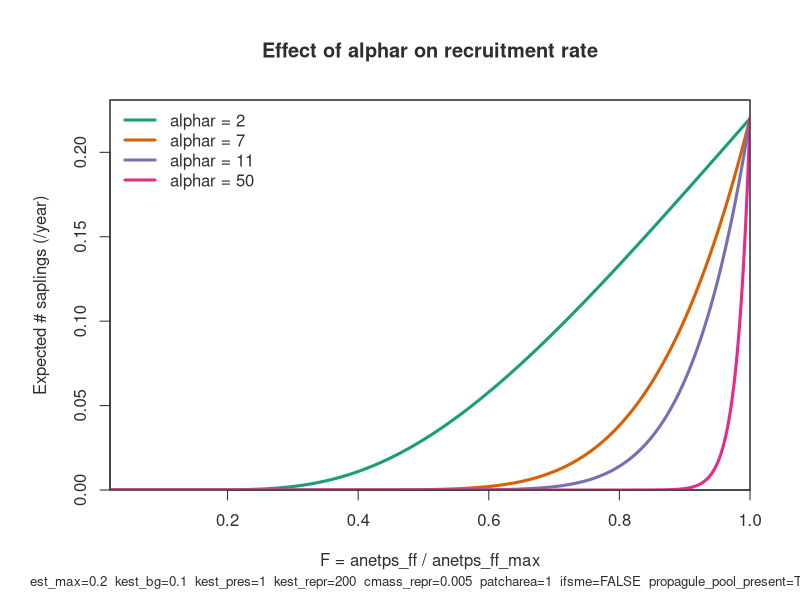
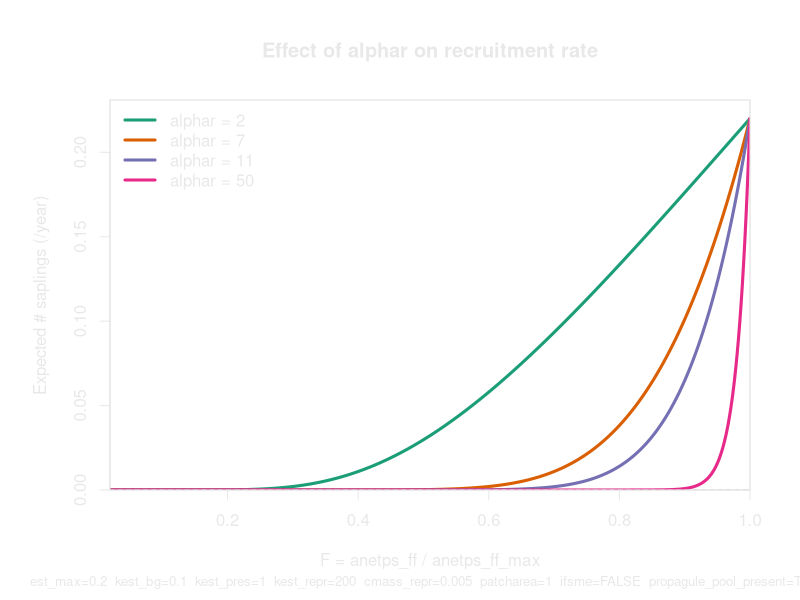

Write the R code that produced these figures, in order.
#!/usr/bin/env Rscript

# Plot expected saplings vs F = anetps_ff / anetps_ff_max for multiple alphar
# values. Base-R only; no package dependencies.
#
# This script defaults to "no SME, propagule pool present", which isolates
# alphar effects while staying close to common parameter values in pft_dave.ins.

# ----------------------------
# User-tunable settings
# ----------------------------

# Alphar values to compare (values seen in benchmarks/ozflux/pft_dave.ins).
alphar_values <- c(2, 7, 11, 50)

# Other recruitment parameters (representative values from pft_dave.ins groups).
est_max <- 0.2
kest_repr <- 200
kest_pres <- 1.0
kest_bg <- 0.1

# Set cmass_repr so kest_repr * cmass_repr ~ 1 (as intended by model comments).
cmass_repr <- 0.005

# Patch area in m2.
patcharea <- 1.0

# Choose recruitment branch.
ifsme <- FALSE
propagule_pool_present <- TRUE

# Optional woody-PFT normalization from establishment_guess:
# est *= (3 / nwoodypfts_estab)
apply_woody_normalization <- FALSE
nwoodypfts_estab <- 3

# F range: avoid F=0 exactly (division by zero in mu).
f_min <- 0.02
f_max <- 1.0
n_points <- 500

# anetps_ff_max context (for optional top axis label conversion).
anetps_ff_max <- 4.0  # kgC m^-2 yr^-1 (typical upper range context)

# Output.
out_dir <- "docs/science/img/establishment"
out_file_light <- file.path(out_dir, "saplings_vs_F_alphar-light.svg")
out_file_dark <- file.path(out_dir, "saplings_vs_F_alphar-dark.svg")

# Transparent background and theme-specific ink colors.
bg_col <- "transparent"

# ----------------------------
# Functions
# ----------------------------

mu_fun <- function(f, alphar) {
    exp(alphar * (1 - 1 / f))
}

expected_saplings <- function(f, alphar) {
    c_val <- mu_fun(f, alphar) * est_max * patcharea

    if (ifsme) {
        est <- c_val * (kest_repr * cmass_repr + kest_bg)
    } else if (propagule_pool_present) {
        est <- c_val * (kest_pres + kest_bg)
    } else {
        est <- c_val * kest_bg
    }

    if (apply_woody_normalization) {
        est <- est * (3 / nwoodypfts_estab)
    }

    est
}

# ----------------------------
# Compute curves
# ----------------------------

f_vals <- seq(f_min, f_max, length.out = n_points)
est_curves <- sapply(alphar_values, function(a) expected_saplings(f_vals, a))

# Ensure matrix shape even for one alphar value.
if (is.null(dim(est_curves))) {
    est_curves <- matrix(est_curves, ncol = 1)
}

line_cols <- c("#1b9e77", "#d95f02", "#7570b3", "#e7298a", "#66a61e", "#e6ab02")
line_cols <- rep(line_cols, length.out = length(alphar_values))

# ----------------------------
# Plot
# ----------------------------

if (!dir.exists(out_dir)) {
    dir.create(out_dir, recursive = TRUE, showWarnings = FALSE)
}

plot_variant <- function(out_file, ink_col, grid_col) {
    svg(out_file, width = 10, height = 6, bg = bg_col)
    par(mar = c(5.5, 5.5, 5.0, 2.5),
        xaxs = "i",
        yaxs = "i",
        bg = bg_col,
        fg = ink_col,
        col.axis = ink_col,
        col.lab = ink_col,
        col.main = ink_col)

    ylim_max <- max(est_curves, na.rm = TRUE) * 1.05
    plot(f_vals,
         est_curves[, 1],
         type = "l",
         lwd = 3,
         col = line_cols[1],
         xlab = "F = anetps_ff / anetps_ff_max",
         ylab = "Expected # saplings (/year)",
         main = "Effect of alphar on recruitment rate",
         ylim = c(0, ylim_max))

    if (ncol(est_curves) > 1) {
        for (i in 2:ncol(est_curves)) {
            lines(f_vals, est_curves[, i], lwd = 3, col = line_cols[i])
        }
    }

    abline(h = 0, col = grid_col, lty = 2)
    box(col = ink_col)

    legend("topleft",
           legend = paste0("alphar = ", alphar_values),
           col = line_cols[seq_along(alphar_values)],
           lwd = 3,
           bty = "n",
           cex = 1.0,
           text.col = ink_col)

    caption <- paste(sprintf("est_max=%.3g", est_max),
                     sprintf("kest_bg=%.3g", kest_bg),
                     sprintf("kest_pres=%.3g", kest_pres),
                     sprintf("kest_repr=%.3g", kest_repr),
                     sprintf("cmass_repr=%.3g", cmass_repr),
                     sprintf("patcharea=%.3g", patcharea),
                     sprintf("ifsme=%s", ifsme),
                     sprintf("propagule_pool_present=%s",
                             propagule_pool_present),
                     sep = "  ")
    mtext(caption, side = 1, line = 4.0, cex = 0.8)

    dev.off()
    message("Wrote: ", out_file)
}

# Light-theme variant.
plot_variant(
    out_file = out_file_light,
    ink_col = "#2e2e2e",
    grid_col = "#9a9a9a"
)

# Dark-theme variant.
plot_variant(
    out_file = out_file_dark,
    ink_col = "#e8e8e8",
    grid_col = "#bdbdbd"
)
